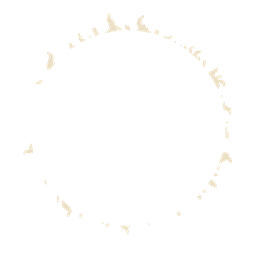
#> input picture src/assets/orrery/sun-occluder.png, 256 x 256 px
$ python generate_sun_asset.py --source ../src/assets/orrery/sun-occluder.png --out-art out.png --out-occluder out.png
#> lines starting #> are read from the running program, lines starting #| are printed output that depends on the picture; after the words box and inside, x2 and y2 are one past the last pixel; in counts of white or black regions, pixels touching at a corner belong together
from __future__ import annotations

import argparse
from pathlib import Path

from PIL import Image, ImageChops, ImageDraw, ImageFilter

CANVAS_SIZE = 256
OUTPUT_COLOR = (235, 224, 198, 255)


def fit_to_canvas(image: Image.Image, padding: int) -> Image.Image:
    max_width = CANVAS_SIZE - padding
    max_height = CANVAS_SIZE - padding
    scale = min(max_width / image.width, max_height / image.height)
    resized = image.resize(
        (round(image.width * scale), round(image.height * scale)),
        Image.Resampling.LANCZOS,
    )

    canvas = Image.new("RGBA", (CANVAS_SIZE, CANVAS_SIZE), (0, 0, 0, 0))
    canvas.alpha_composite(
        resized,
        ((CANVAS_SIZE - resized.width) // 2, (CANVAS_SIZE - resized.height) // 2),
    )
    return canvas


def create_art_asset(source: Image.Image) -> Image.Image:
    grayscale = source.convert("L")
    alpha = grayscale.point(
        lambda value: 0 if value >= 245 else min(255, int((245 - value) * 5.2))
    )

    tinted = Image.new("RGBA", source.size, OUTPUT_COLOR)
    tinted.putalpha(alpha)
    return fit_to_canvas(tinted, padding=6)


def create_occluder_asset(source: Image.Image) -> Image.Image:
    grayscale = source.convert("L")
    alpha = grayscale.point(lambda value: 0 if value >= 251 else 255)
    disc_mask = Image.new("L", source.size, 0)
    draw = ImageDraw.Draw(disc_mask)
    disc_radius = min(source.size) * 0.392
    center_x = source.width / 2
    center_y = source.height / 2
    draw.ellipse(
        (
            center_x - disc_radius,
            center_y - disc_radius,
            center_x + disc_radius,
            center_y + disc_radius,
        ),
        fill=255,
    )
    alpha = ImageChops.subtract(alpha, disc_mask)
    alpha = alpha.filter(ImageFilter.MaxFilter(5))

    tinted = Image.new("RGBA", source.size, OUTPUT_COLOR)
    tinted.putalpha(alpha)
    return fit_to_canvas(tinted, padding=6)


def main() -> None:
    parser = argparse.ArgumentParser()
    parser.add_argument("--source", type=Path, required=True)
    parser.add_argument("--out-art", type=Path, required=True)
    parser.add_argument("--out-occluder", type=Path, required=True)
    parser.add_argument("--preview", type=Path)
    args = parser.parse_args()

    source = Image.open(args.source).convert("RGB")
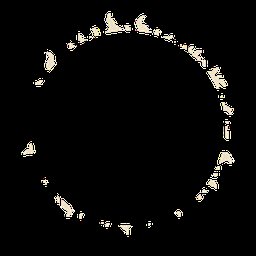
#> source: PIL image 256x256 RGB; mean R, G, B 9.9, 9.5, 8.4
    art = create_art_asset(source)
#> in create_art_asset, `grayscale = source.convert("L")`:
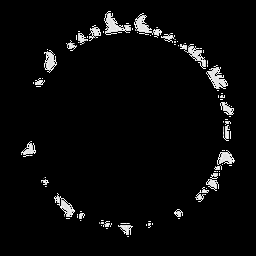
#> grayscale: PIL image 256x256 L; min 0, max 255, mean 9.5
#> in fit_to_canvas, `canvas = Image.new("RGBA", (CANVAS_SIZE, CANVAS_SIZE), (0, 0, 0, 0))`: canvas: PIL image 256x256 RGBA; every value is 0
#> in fit_to_canvas, `canvas.alpha_composite( resized, ((CANVAS_SIZE - resized.width) // 2, ..`:
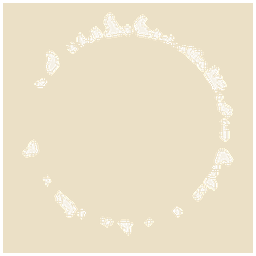
#> canvas: PIL image 256x256 RGBA; mean R, G, B, A 223.9, 213.5, 188.8, 235.9; transparent parts drawn white
    occluder = create_occluder_asset(source)
#> in create_occluder_asset, `alpha = grayscale.point(lambda value: 0 if value >= 251 else 255)`:
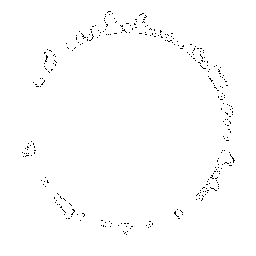
#> alpha: PIL image 256x256 L; 99.2% white; black in thin lines or dots, all inside (x1, y1, x2, y2) = (22, 11, 235, 235)
#> in create_occluder_asset, `disc_mask = Image.new("L", source.size, 0)`: disc_mask: PIL image 256x256 L; every value is 0
#> in create_occluder_asset, `alpha = ImageChops.subtract(alpha, disc_mask)`: alpha: PIL image 256x256 L; 50.7% white; 104 black regions (103 under 20 px), largest, box (x1, y1, x2, y2) and area: (27, 25, 231, 229) 32112
#> in create_occluder_asset, `alpha = alpha.filter(ImageFilter.MaxFilter(5))`:
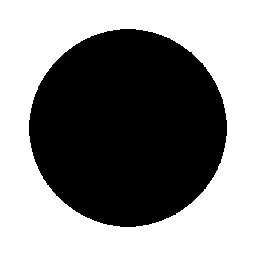
#> alpha: PIL image 256x256 L; 53.5% white; 1 black region, box (x1, y1, x2, y2) and area: (29, 29, 227, 227) 30449
#> in create_occluder_asset, `tinted.putalpha(alpha)`:
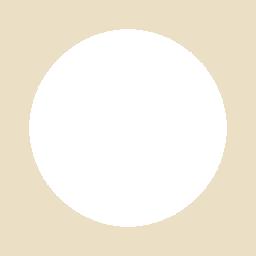
#> tinted: PIL image 256x256 RGBA; mean R, G, B, A 235, 224, 198, 136.5; transparent parts drawn white
#> call 2 of fit_to_canvas, with padding = 6
#> in fit_to_canvas (call 2), `canvas.alpha_composite( resized, ((CANVAS_SIZE - resized.width) // 2, ..`:
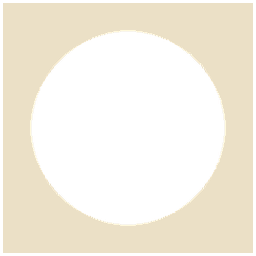
#> canvas: PIL image 256x256 RGBA; mean R, G, B, A 123.5, 117.7, 104, 130.2; transparent parts drawn white

    args.out_art.parent.mkdir(parents=True, exist_ok=True)
    args.out_occluder.parent.mkdir(parents=True, exist_ok=True)
    art.save(args.out_art)
    occluder.save(args.out_occluder)

    if args.preview:
        args.preview.parent.mkdir(parents=True, exist_ok=True)
        preview = Image.new("RGBA", (CANVAS_SIZE * 2, CANVAS_SIZE), (12, 16, 22, 255))
        preview.alpha_composite(occluder, (0, 0))
        preview.alpha_composite(art, (CANVAS_SIZE, 0))
        preview.save(args.preview)


if __name__ == "__main__":
    main()
